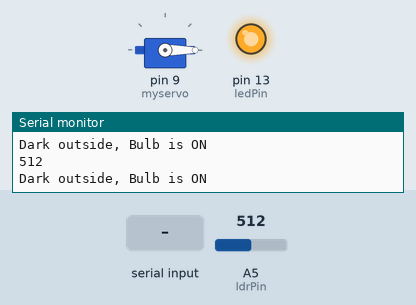
Bench run of a sketch on a simulated Arduino Uno, built with avr-gcc and run on an emulated ATmega328P. On the bench: servo, output pins drawn as LEDs (lit = HIGH), the last lines printed to the serial monitor. The inputs (shaded band) are chosen by the test bench; at power-on: A5 (ldrPin) = 512.

Above: at 1.2 s.
1.3 s: A5 (ldrPin) set to 538
4.3 s: A5 (ldrPin) set to 560
At 4.9 s:
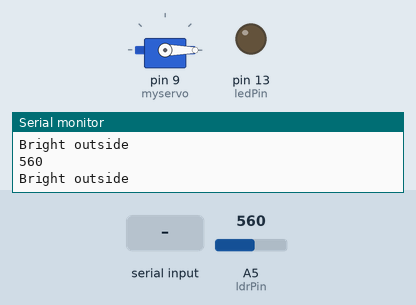
5.8 s: "o" received over Serial
At 6.3 s:
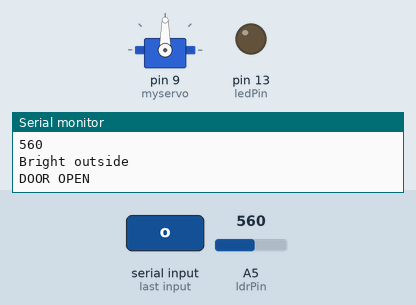
7.3 s: A5 (ldrPin) set to 540
At 8.5 s:
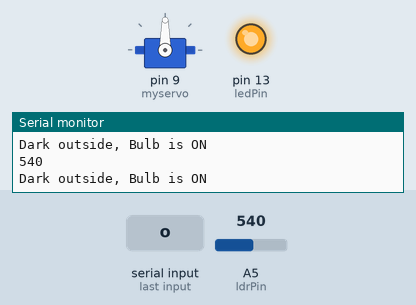
8.8 s: A5 (ldrPin) set to 1023
At 10.0 s:
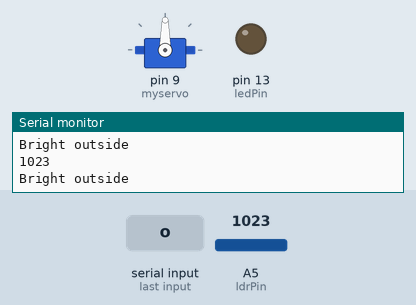
10.3 s: "c" received over Serial
At 11.3 s:
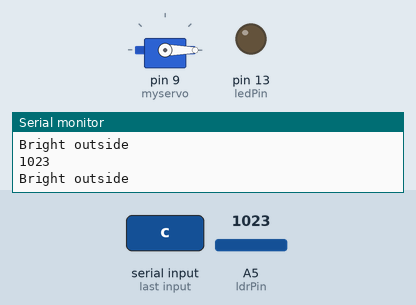
Timing chart, 0 to 12.8 s (numbered marks = the images above; inputs shaded):
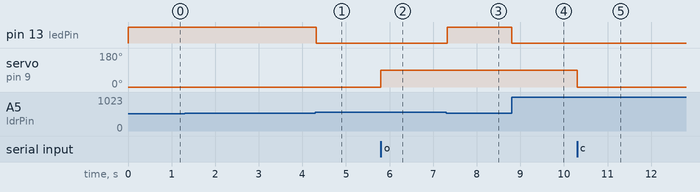

Measured:
- the behaviour switches between 550 and 551 on A5 (ldrPin) (found by bisection; images 0 and 1)
- after the input at 4.3 s, pin 13 (ledPin): HIGH → LOW at once
- after the input at 5.8 s, servo on pin 9 (myservo): 0° → 90° at once
- after the input at 7.3 s, pin 13 (ledPin): LOW → HIGH at once
- after the input at 8.8 s, pin 13 (ledPin): HIGH → LOW at once
- after the input at 10.3 s, servo on pin 9 (myservo): 90° → 0° at once

The sketch:

face_recognition_complete.ino
```cpp
//LDR gives out analog voltage when connected to 5v(VCC)

//servo motor
#include <Servo.h>
Servo myservo;  // create servo object to control a servo
int pos = 0;

//ldr and bulb control pins
const int ledPin=13;
const int ldrPin=A5; //analog input

void setup()
{
  Serial.begin(9600);

  pinMode(ledPin,OUTPUT);
  pinMode(ldrPin,INPUT);

  myservo.attach(9);
  myservo.write(pos);
}
void loop()
{
    //Control Bulb based on LDR
  int ldrStatus=analogRead(ldrPin);
  Serial.println(ldrStatus);
  if(ldrStatus<=550)   //when it's dark less conductivity(low voltage)
  {
    digitalWrite(ledPin,1);
    Serial.println("Dark outside, Bulb is ON");
  }
  else
  {
    digitalWrite(ledPin,0);
    Serial.println("Bright outside");
  }


    //Unlock and lock door(servo motor mechanism) based on Face Recognition
  if(Serial.available())
  {
    char char_data=Serial.read(); //read one byte from serial buffer and save it to the variable
    if(char_data=='o')
    {
      openlock();
    }
    else if(char_data=='c')
    {
      closelock();
    }
    delay(500);
  }
}

void openlock()
{
  if(pos==0)
  {
    pos=90;
    myservo.write(pos);
    Serial.println("DOOR OPEN");
  }
  else
  {
    Serial.println("DOOR ALREADY OPEN");
  }
}

void closelock()
{
  if(pos==90)
  {
    pos=0;
    myservo.write(pos);
    Serial.println("Door CLOSED");
  }
  else
  {
    Serial.println("DOOR ALREADY CLOSED");
  }
}
```
